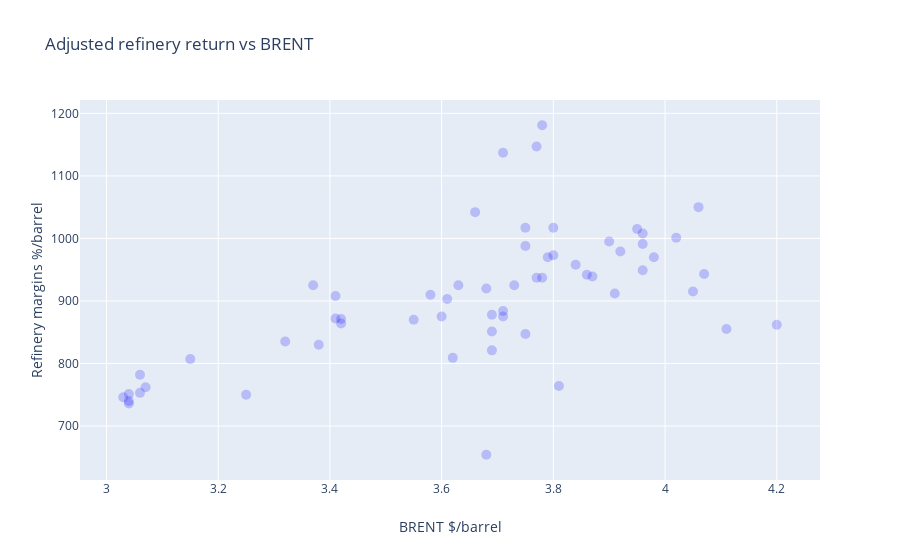

Write notebook code for a chart like this one.
### Code cell
trace0=go.Scatter(
        y=df["Model petrochemical margin"],
        x=df["USD/PLN"],
        mode='markers',
        marker=dict(
        color="blue",
        size=10,
        opacity=0.2
        )
    )




data=[trace0]
figure=go.Figure(
    data=data,
    layout=go.Layout(
        title="Adjusted refinery return vs BRENT",
        xaxis=dict(title="BRENT $/barrel"),
        yaxis=dict(title="Refinery margins %/barrel"),

    
    ))
iplot(figure)

### Figure 1 — Plotly figure (JSON) as saved in the notebook; plotly's stock layout.template omitted (floating-point values rounded to 4 significant figures)
{"data": [{"marker": {"color": "blue", "opacity": 0.2, "size": 10}, "mode": "markers", "type": "scatter", "x": [3.07, 3.06, 3.04, 3.03, 3.04, 3.04, 3.06, 3.15, 3.25, 3.32, 3.38, 3.42, 3.69, 3.68, 3.81, 3.73, 3.66, 3.71, 3.78, 3.77, 3.75, 3.78, 3.96, 3.95, 4.06, 3.96, 3.87, 3.8, 3.9, 3.92, 3.98, 3.84, 3.86, 3.91, 4.07, 4.2, 4.11, 4.05, 4.02, 3.96, 3.8, 3.75, 3.68, 3.61, 3.58, 3.63, 3.6, 3.55, 3.41, 3.37, 3.41, 3.42, 3.62, 3.69, 3.71, 3.71, 3.69, 3.75, 3.79, 3.77], "y": [762, 753, 751, 746, 740, 736, 782, 807, 750, 835, 830, 871, 821, 654, 764, 925, 1042, 1137, 1181, 1147, 1017, 937, 949, 1015, 1050, 991, 939, 973, 995, 979, 970, 958, 942, 912, 943, 862, 855, 915, 1001, 1008, 1017, 988, 920, 903, 910, 925, 875, 870, 872, 925, 908, 864, 809, 878, 884, 875, 851, 847, 970, 937]}], "layout": {"title": {"text": "Adjusted refinery return vs BRENT"}, "xaxis": {"title": {"text": "BRENT $/barrel"}}, "yaxis": {"title": {"text": "Refinery margins %/barrel"}}}}
